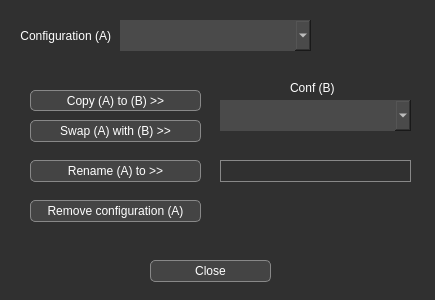
<?xml version="1.0" encoding="UTF-8"?>
<ui version="4.0">
 <class>ManageMidiDialog</class>
 <widget class="QDialog" name="ManageMidiDialog">
  <property name="geometry">
   <rect>
    <x>0</x>
    <y>0</y>
    <width>435</width>
    <height>300</height>
   </rect>
  </property>
  <property name="sizePolicy">
   <sizepolicy hsizetype="Fixed" vsizetype="Fixed">
    <horstretch>0</horstretch>
    <verstretch>0</verstretch>
   </sizepolicy>
  </property>
  <property name="minimumSize">
   <size>
    <width>435</width>
    <height>300</height>
   </size>
  </property>
  <property name="maximumSize">
   <size>
    <width>435</width>
    <height>300</height>
   </size>
  </property>
  <property name="windowTitle">
   <string>MIDI Configuration Manager</string>
  </property>
  <property name="styleSheet">
   <string notr="true">QMenuBar::item {background:#333333; color:#e0e0e0;}
QMenuBar::item:selected {background:#505050;}
QMenuBar::item:!enabled{background:#333333;color:#808080;}
QMenu::item:selected {background:#505050;}
QMenu::item:!enabled {background:#333333;color:#808080;}
QWidget {background-color:#303030; color:white;border:0px;}
QComboBox {background-color:#4A4A4A;}
QComboBox:hover{background-color:#405080;}
QComboBox:!enabled{background-color:#202020;color:#808080;}
QPushButton{background-color:#444;border:1px solid #888;width:80px; height:20px;border-radius:5px;}
QPushButton:!enabled{background-color:#202020;color:#808080}
QPushButton:hover{background-color:#405080;}
QPushButton:pressed {background:#505020;border:1px inset #222;}
QCheckBox:!enabled{color:#808080;}
QCheckBox::indicator:!enabled{background-color:#808080;color:#808080;}
QGroupBox{border:1px solid #407090; color:#407090;}
QSpinBox:!enabled {color:#777;}
QDoubleSpinBox:!enabled {color:#777;}
QGroupBox {background-color: rgba(60, 60, 60, 100);}
QLabel {background-color: rgba(0, 0, 0, 0);}
QLineEdit {border:1px solid #888;}</string>
  </property>
  <widget class="QPushButton" name="closePushButton">
   <property name="geometry">
    <rect>
     <x>150</x>
     <y>260</y>
     <width>121</width>
     <height>22</height>
    </rect>
   </property>
   <property name="sizePolicy">
    <sizepolicy hsizetype="Expanding" vsizetype="Expanding">
     <horstretch>1</horstretch>
     <verstretch>1</verstretch>
    </sizepolicy>
   </property>
   <property name="text">
    <string>Close</string>
   </property>
  </widget>
  <widget class="QComboBox" name="confAComboBox">
   <property name="geometry">
    <rect>
     <x>120</x>
     <y>20</y>
     <width>191</width>
     <height>31</height>
    </rect>
   </property>
   <property name="sizePolicy">
    <sizepolicy hsizetype="Expanding" vsizetype="Expanding">
     <horstretch>0</horstretch>
     <verstretch>1</verstretch>
    </sizepolicy>
   </property>
  </widget>
  <widget class="QPushButton" name="deletePushButton">
   <property name="geometry">
    <rect>
     <x>30</x>
     <y>200</y>
     <width>171</width>
     <height>22</height>
    </rect>
   </property>
   <property name="sizePolicy">
    <sizepolicy hsizetype="Expanding" vsizetype="Expanding">
     <horstretch>1</horstretch>
     <verstretch>1</verstretch>
    </sizepolicy>
   </property>
   <property name="text">
    <string>Remove configuration (A)</string>
   </property>
  </widget>
  <widget class="QLabel" name="label_2">
   <property name="geometry">
    <rect>
     <x>20</x>
     <y>20</y>
     <width>91</width>
     <height>31</height>
    </rect>
   </property>
   <property name="sizePolicy">
    <sizepolicy hsizetype="Expanding" vsizetype="Expanding">
     <horstretch>0</horstretch>
     <verstretch>0</verstretch>
    </sizepolicy>
   </property>
   <property name="text">
    <string>Configuration (A)</string>
   </property>
   <property name="alignment">
    <set>Qt::AlignRight|Qt::AlignTrailing|Qt::AlignVCenter</set>
   </property>
  </widget>
  <widget class="QComboBox" name="confBComboBox">
   <property name="geometry">
    <rect>
     <x>220</x>
     <y>100</y>
     <width>191</width>
     <height>31</height>
    </rect>
   </property>
   <property name="sizePolicy">
    <sizepolicy hsizetype="Expanding" vsizetype="Fixed">
     <horstretch>4</horstretch>
     <verstretch>0</verstretch>
    </sizepolicy>
   </property>
   <property name="minimumSize">
    <size>
     <width>0</width>
     <height>0</height>
    </size>
   </property>
   <property name="maximumSize">
    <size>
     <width>16777215</width>
     <height>100</height>
    </size>
   </property>
  </widget>
  <widget class="QPushButton" name="renamePushButton">
   <property name="geometry">
    <rect>
     <x>30</x>
     <y>160</y>
     <width>171</width>
     <height>22</height>
    </rect>
   </property>
   <property name="sizePolicy">
    <sizepolicy hsizetype="Expanding" vsizetype="Expanding">
     <horstretch>1</horstretch>
     <verstretch>1</verstretch>
    </sizepolicy>
   </property>
   <property name="text">
    <string>Rename (A) to &gt;&gt;</string>
   </property>
  </widget>
  <widget class="QLineEdit" name="renameLineEdit">
   <property name="geometry">
    <rect>
     <x>220</x>
     <y>160</y>
     <width>191</width>
     <height>22</height>
    </rect>
   </property>
   <property name="sizePolicy">
    <sizepolicy hsizetype="Expanding" vsizetype="Expanding">
     <horstretch>1</horstretch>
     <verstretch>0</verstretch>
    </sizepolicy>
   </property>
  </widget>
  <widget class="QPushButton" name="swapPushButton">
   <property name="geometry">
    <rect>
     <x>30</x>
     <y>120</y>
     <width>171</width>
     <height>22</height>
    </rect>
   </property>
   <property name="sizePolicy">
    <sizepolicy hsizetype="Expanding" vsizetype="Expanding">
     <horstretch>1</horstretch>
     <verstretch>1</verstretch>
    </sizepolicy>
   </property>
   <property name="text">
    <string>Swap (A) with (B) &gt;&gt;</string>
   </property>
  </widget>
  <widget class="QPushButton" name="copyPushButton">
   <property name="geometry">
    <rect>
     <x>30</x>
     <y>90</y>
     <width>171</width>
     <height>21</height>
    </rect>
   </property>
   <property name="sizePolicy">
    <sizepolicy hsizetype="Expanding" vsizetype="Expanding">
     <horstretch>5</horstretch>
     <verstretch>1</verstretch>
    </sizepolicy>
   </property>
   <property name="text">
    <string>Copy (A) to (B) &gt;&gt;</string>
   </property>
  </widget>
  <widget class="QLabel" name="label">
   <property name="geometry">
    <rect>
     <x>290</x>
     <y>80</y>
     <width>71</width>
     <height>16</height>
    </rect>
   </property>
   <property name="sizePolicy">
    <sizepolicy hsizetype="Preferred" vsizetype="Preferred">
     <horstretch>1</horstretch>
     <verstretch>0</verstretch>
    </sizepolicy>
   </property>
   <property name="text">
    <string>Conf (B)</string>
   </property>
  </widget>
 </widget>
 <resources/>
 <connections/>
</ui>
